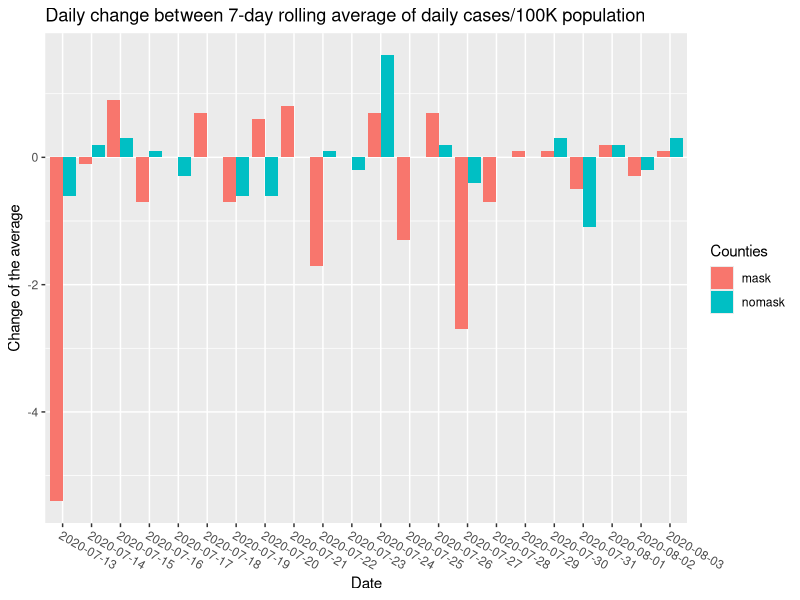
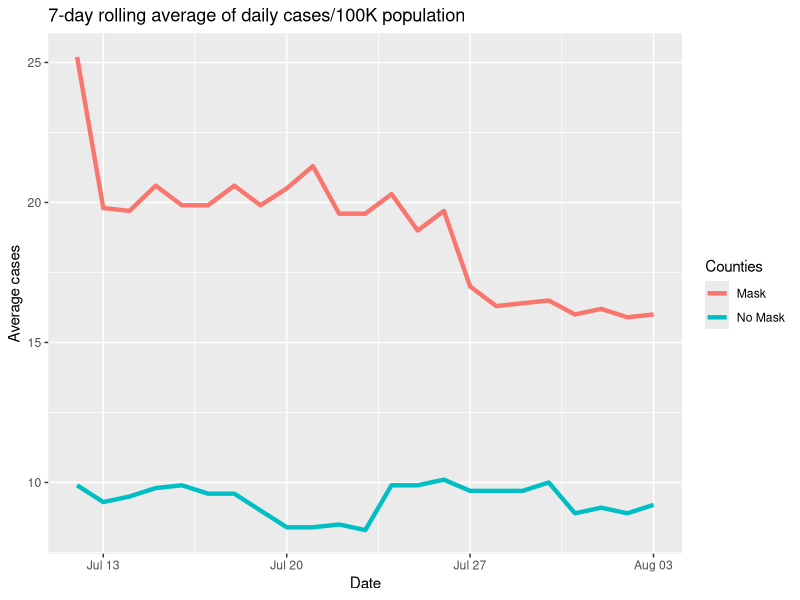

Source code (R) for these figures, in order:
library(tidyverse)

df <- tribble(
  ~date, ~mask, ~nomask,
  "12/7/2020", 25.2, 9.9,
  "13/7/2020", 19.8, 9.3,
  "14/7/2020", 19.7, 9.5,
  "15/7/2020", 20.6, 9.8,
  "16/7/2020", 19.9, 9.9,
  "17/7/2020", 19.9, 9.6,
  "18/7/2020", 20.6, 9.6,
  "19/7/2020", 19.9, 9.0,
  "20/7/2020", 20.5, 8.4,
  "21/7/2020", 21.3, 8.4,
  "22/7/2020", 19.6, 8.5,
  "23/7/2020", 19.6, 8.3,
  "24/7/2020", 20.3, 9.9,
  "25/7/2020", 19.0, 9.9,
  "26/7/2020", 19.7, 10.1,
  "27/7/2020", 17.0, 9.7,
  "28/7/2020", 16.3, 9.7,
  "29/7/2020", 16.4, 9.7,
  "30/7/2020", 16.5, 10.0,
  "31/7/2020", 16.0, 8.9,
  "1/8/2020", 16.2, 9.1,
  "2/8/2020", 15.9, 8.9,
  "3/8/2020", 16.0, 9.2,
)

dates = seq(as.Date('2020-7-12'), as.Date('2020-8-3'), by = "day")
df$date = dates

#making dataframe with daily difference
daily_mask = ave(df$mask, FUN=function(x) c(NA,diff(x)))
daily_nomask = ave(df$nomask, FUN=function(x) c(NA,diff(x)))
df_daily = data.frame(df)
df_daily$mask = daily_mask
df_daily$nomask = daily_nomask
df_daily = df_daily[-1,] #i remove first element since there is no previous value to differ
df_daily




plot_regular = ggplot(df, aes(x=date)) +
  geom_path(aes(y=mask, group=1, color="Mask"), size=1.5) +
  geom_path(aes(y=nomask, group=1, color="No Mask"), size=1.5) +
  labs(x="Date", y="Average cases", color="Counties",
       title="7-day rolling average of daily cases/100K population")


#daily df wide to long
df_daily$date = factor(df_daily$date)
df_daily_long = gather(df_daily, ifmasked, cases, mask, nomask)


plot_daily = ggplot(df_daily_long, aes(x = date, y = cases, fill = ifmasked)) +
  geom_col( position = "dodge") +
  theme(axis.text.x = element_text(angle = -30, vjust = 1, hjust = 0)) +
  labs(x="Date", y="Change of the average", fill="Counties",
       title="Daily change between 7-day rolling average of daily cases/100K population")



plot(plot_daily)
plot(plot_regular)


  
  
  